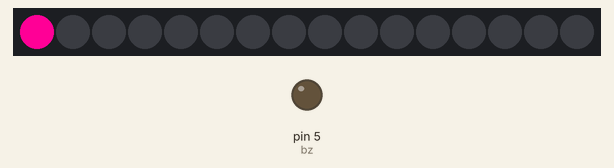
The program below on a simulated MicroPython board. On the bench: 16 RGB LEDs in strip order, left to right, output pins drawn as LEDs (lit = HIGH).

Above: at 0.1 s.
At 3.36 s:
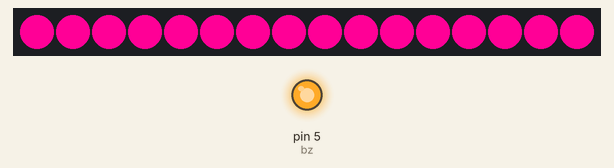
At 19.05 s:
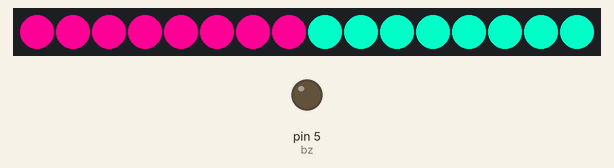
At 34.94 s:
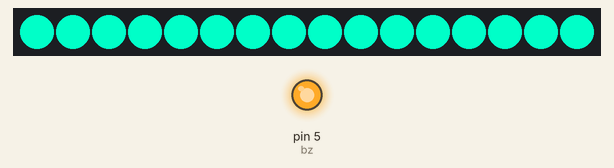
Timing chart, 0 to 40.0 s (numbered marks = the images above):
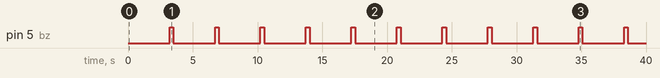

Measured:
- by itself, pin 5 (bz): alternates HIGH for 0.30 s and LOW for 3.2 s

The program:

week_5.py
```python
from machine import Pin
import time
import neopixel

px = neopixel.NeoPixel(Pin(4, Pin.OUT), 16)
bz = Pin(5, Pin.OUT)
while True:
    for i in range (16) :
        px[i] = (255, 0, 150)
        px.write()
        time.sleep(0.2)

    bz.on()
    time.sleep(0.3)
    bz.off()


    for i in range (15, -1, -1) :
        px[i] = (0, 255, 200)
        px.write()
        time.sleep(0.2)

    bz.on()
    time.sleep(0.3)
    bz.off()


    
```
